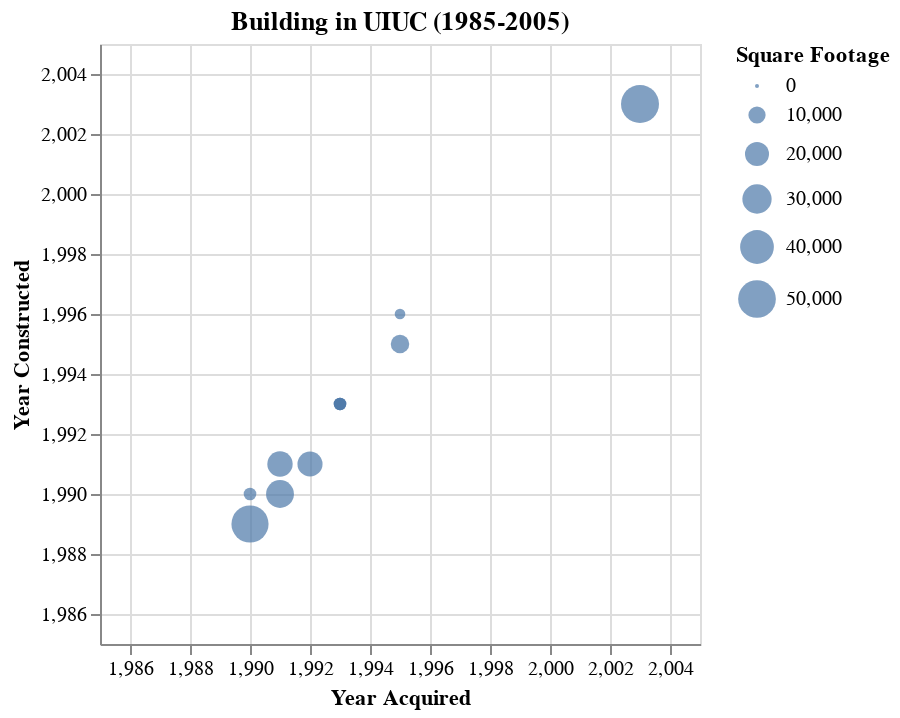

Specify this chart in Vega-Lite:
### Vega-Lite specification from a JSON file in a GitHub repository (floating-point values rounded to 4 significant figures)
{"$schema": "https://vega.github.io/schema/vega-lite/v5.json", "title": "Building in UIUC (1985-2005)", "data": {"values": [{"Year Acquired": 2003, "Year Constructed": 2003, "Square Footage": 50840}, {"Year Acquired": 1990, "Year Constructed": 1989, "Square Footage": 48533}, {"Year Acquired": 1992, "Year Constructed": 1991, "Square Footage": 21845}, {"Year Acquired": 1993, "Year Constructed": 1993, "Square Footage": 4992}, {"Year Acquired": 1993, "Year Constructed": 1993, "Square Footage": 4992}, {"Year Acquired": 1993, "Year Constructed": 1993, "Square Footage": 4992}, {"Year Acquired": 1991, "Year Constructed": 1990, "Square Footage": 27118}, {"Year Acquired": 1990, "Year Constructed": 1990, "Square Footage": 5124}, {"Year Acquired": 1991, "Year Constructed": 1991, "Square Footage": 22350}, {"Year Acquired": 1995, "Year Constructed": 1995, "Square Footage": 11650}, {"Year Acquired": 1995, "Year Constructed": 1996, "Square Footage": 3468}]}, "mark": "circle", "encoding": {"x": {"field": "Year Acquired", "type": "quantitative", "scale": {"domain": [1985, 2005]}}, "y": {"field": "Year Constructed", "type": "quantitative", "scale": {"domain": [1985, 2005]}}, "size": {"field": "Square Footage", "type": "quantitative"}}, "config": {}}
